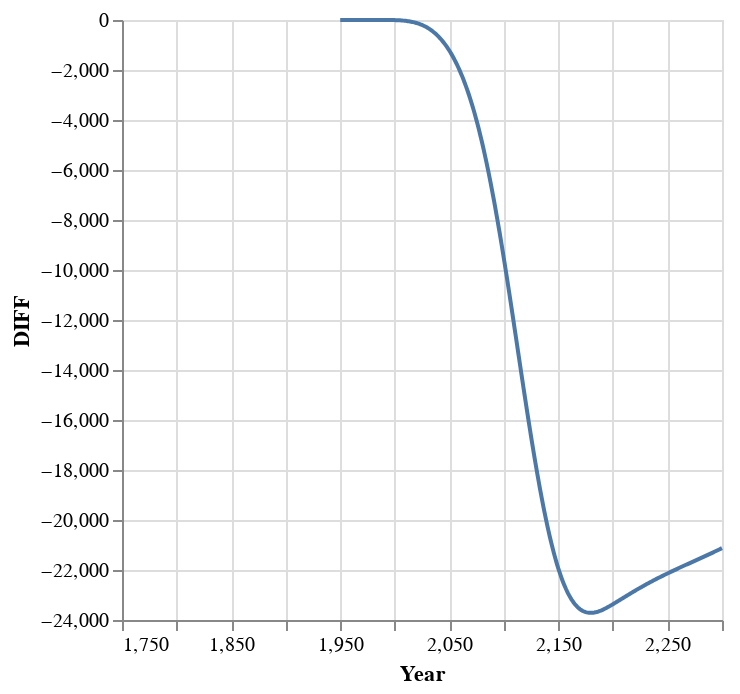

The notebook cell this image was saved under:
### Code cell
# difference between fundfair and fund in cumulative emissions since the graph above masks it out due 
# to scale

diffs = fundfairvals .- fundvals
DataFrame(:Year => Mimi.time_labels(m), :DIFF => diffs) |>
@vlplot(
    :line, 
    x = :Year,
    y = :DIFF,
)

### Figure 1 — Vega-Lite specification as saved in the notebook (floating-point values rounded to 4 significant figures; data arrays with more than 128 entries replaced by an {"elided": "..."} marker saying what was removed)
{"data": {"values": {"elided": "551 records"}}, "encoding": {"x": {"field": "Year", "type": "quantitative"}, "y": {"field": "DIFF", "type": "quantitative"}}, "mark": "line"}
